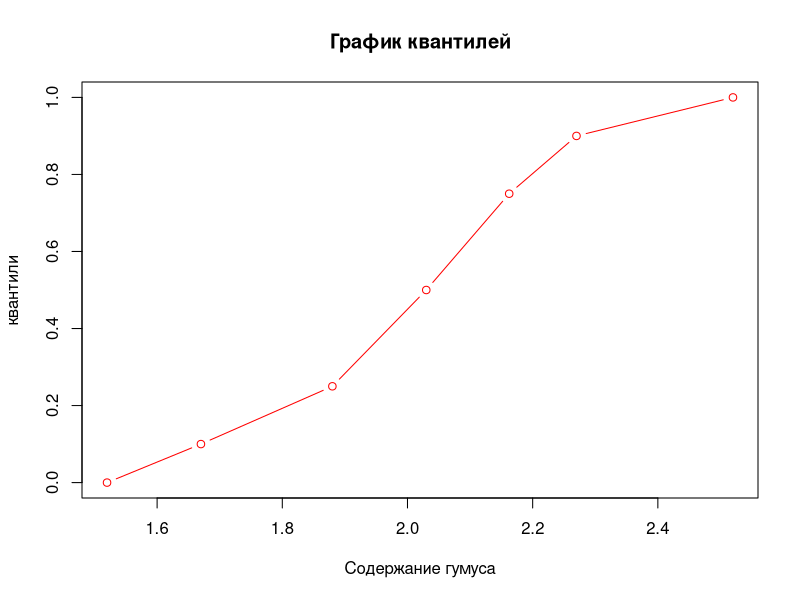
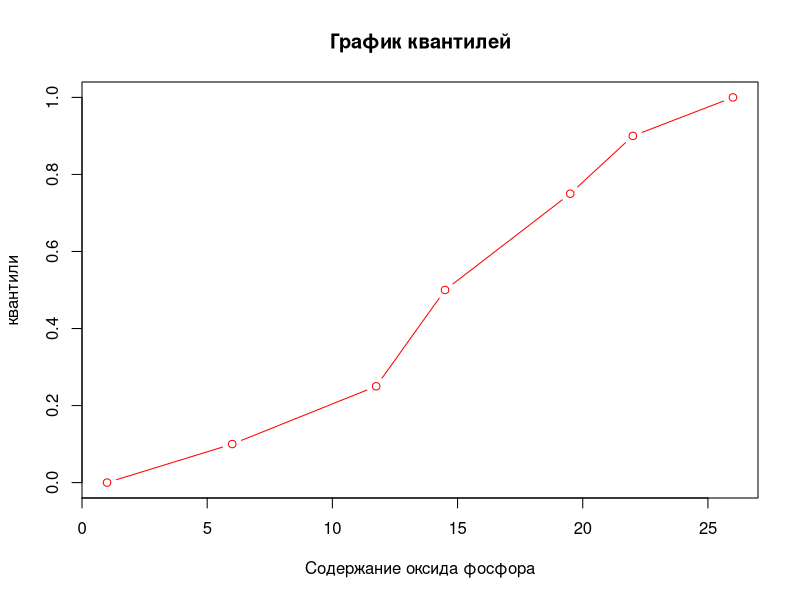
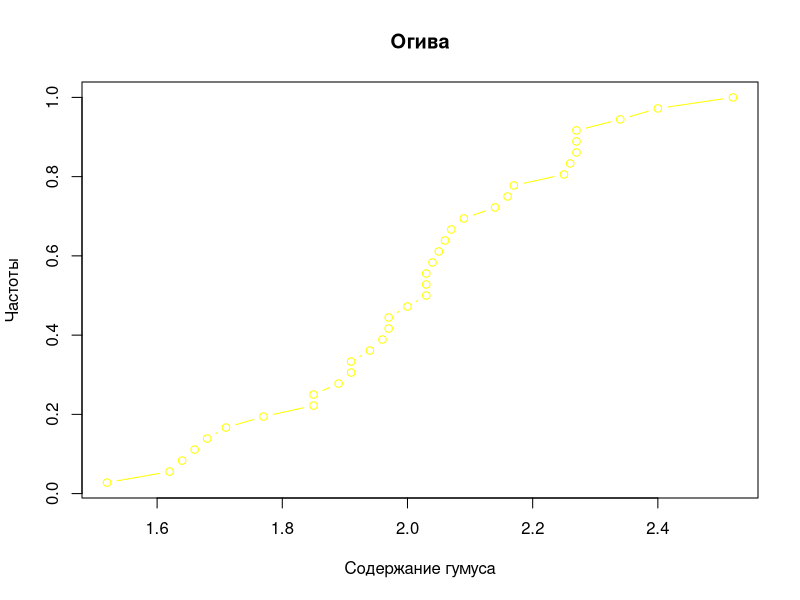
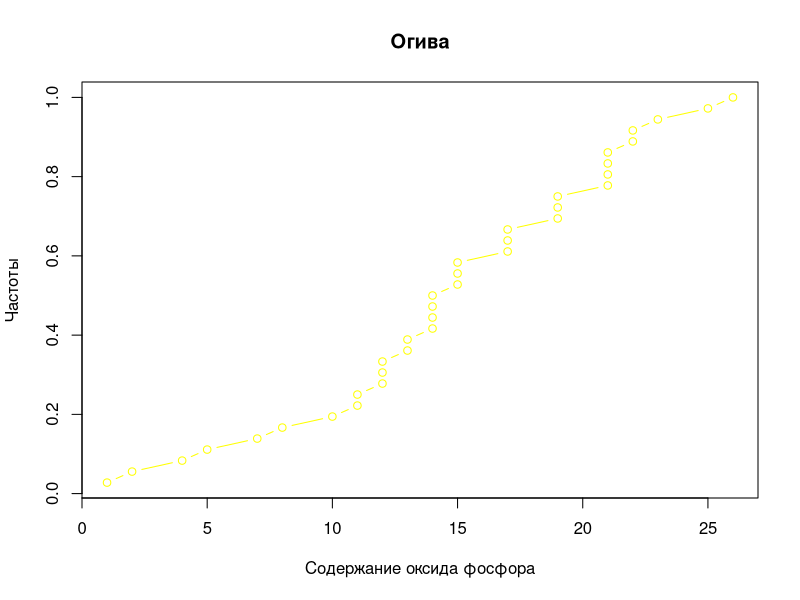
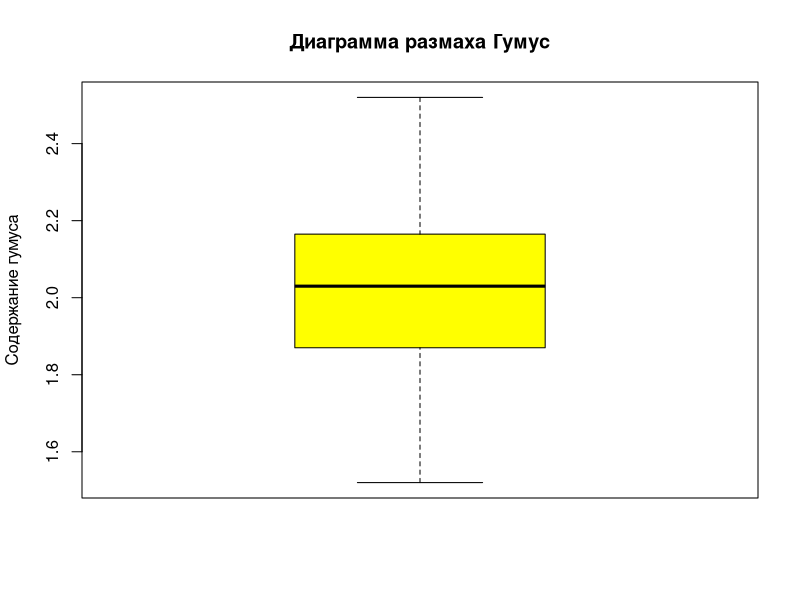
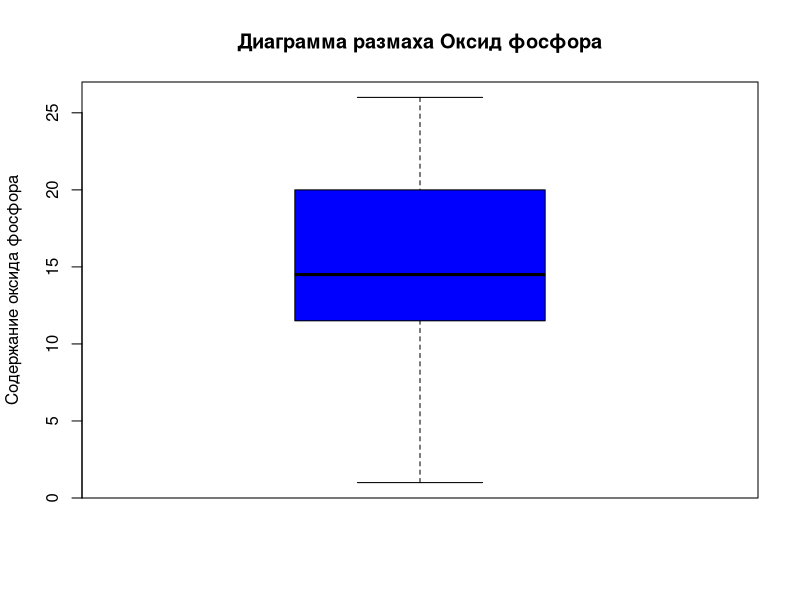

Source code (R) for these figures, in order:
dat12=read.csv("3_data_var12.csv",header = TRUE,sep = ";",dec = ",")
length(dat12$Hum)
# 36
length(dat12$PhOx)
# 36
mode(dat12$Hum)
# "numeric"
mode(dat12$PhOx)
# "numeric"
min(dat12$Hum)
# 1.52
min(dat12$PhOx)
# 1
varH= var(dat12$Hum); varH
# 0.05512857
varP= var(dat12$PhOx); varP
# 39.43492
mH = mean(dat12$Hum); mH
# 2.008333
mP = mean(dat12$PhOx); mP
# 14.77778
sum(dat12$Hum)/length(dat12$Hum)
# 2.008333
sum(dat12$PhOx)/length(dat12$PhOx)
# 14.77778
sH=sd(dat12$Hum); sH
# 0.2347947
sP=sd(dat12$PhOx); sP
# 6.279723
sqrt(varH)
# 0.2347947
sqrt(varP)
# 6.279723
vH=100*sH/mH; vH
# 11.69102
vP=100*sP/mP; vP
# 42.49437
summary(dat12)
# Hum             PhOx      
# Min.   :1.520   Min.   : 1.00  
# 1st Qu.:1.880   1st Qu.:11.75  
# Median :2.030   Median :14.50  
# Mean   :2.008   Mean   :14.78  
# 3rd Qu.:2.163   3rd Qu.:19.50  
# Max.   :2.520   Max.   :26.00  
quantile(dat12$Hum,.50)
# 50% 
# 2.03
quantile(dat12$PhOx,.50)
# 50% 
# 14.5 
quantile(dat12$Hum, c(.32, .57, .98))
# 32%    57%    98% 
# 1.9160 2.0395 2.4360 
quantile(dat12$PhOx, c(.32, .57, .98))
# 32%  57%  98% 
# 12.2 15.0 25.3 
kvart=c(0,0.1,0.25,0.5,0.75,0.9,1)
resH=quantile(dat12$Hum, kvart)
plot(resH, kvart, type= "b", main = "График квантилей", xlab ="Содержание гумуса", ylab ="квантили", col ="red")
resP=quantile(dat12$PhOx, kvart)
plot(resP, kvart, type= "b", main = "График квантилей", xlab ="Содержание оксида фосфора", ylab ="квантили", col ="red")
Y=1: length(dat12$Hum); Y
Y=Y/length(dat12$Hum); Y
XH = sort(dat12$Hum); XH
plot(XH, Y, type= "b", main = "Огива", xlab ="Содержание гумуса", ylab ="Частоты", col ="yellow")
XP = sort(dat12$PhOx); XP
plot(XP, Y, type= "b", main = "Огива", xlab ="Содержание оксида фосфора", ylab ="Частоты", col ="yellow")
boxplot(dat12$Hum, main = "Диаграмма размаха Гумус", col="yellow",ylab="Содержание гумуса")
boxplot(dat12$PhOx, main = "Диаграмма размаха Оксид фосфора", col="blue",ylab="Содержание оксида фосфора")
